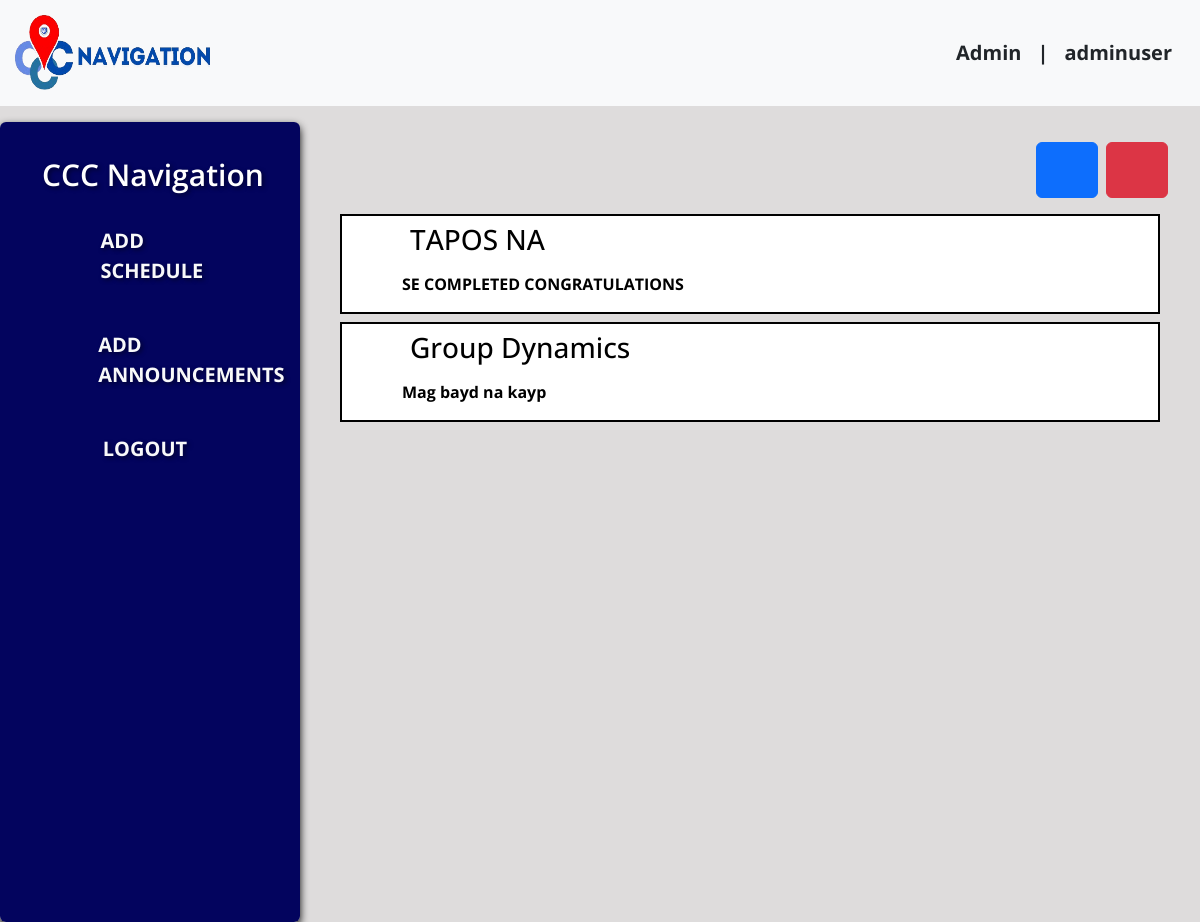
Screenshot of /teacher_dash/add_announcement.php (signed in) with the database file from the repository.
### tables this page shows
CREATE TABLE `announcements` (
  `announcement_id` int(11) NOT NULL AUTO_INCREMENT,
  `announcement` varchar(255) NOT NULL,
  `announcement_description` varchar(80) NOT NULL,
  `section` varchar(255) NOT NULL,
  PRIMARY KEY (`announcement_id`)
);

### teacher_dash/add_announcement.php (the view, shortened to what this page needs)
<?php
$username = $_SESSION['username'];
include_once 'dbcon.php';
$sql = "SELECT * FROM announcements";
$result = mysqli_query($conn, $sql);
?>
<!DOCTYPE html>
<html lang="en">
<head>
  <link href="https://cdn.jsdelivr.net/npm/bootstrap@5.3.3/dist/css/bootstrap.min.css" rel="stylesheet">
</head>
<body style="background: #dedcdc">
  <nav class="navbar navbar-expand-lg navbar-dark bg-light text-primary position-sticky">
    <div class="container-fluid">
      <div class="d-flex align-items-center">
        <a href="homepage.php" class="navbar-brand text-primary fw-bold" style="font-size: 40px; margin-right: 20px"><img src="img/cnav-logo.png" alt="Logo" class="header-logo" style="width: 200px; height: 80px; margin-right: 20px" /></a>
      </div>
      <div class="collapse navbar-collapse justify-content-end fw-bold" id="navbarSupportedContent">
        <div class="d-flex align-items-center">
          <a href="#" class="navbar-brand text-dark">Admin</a>
          <span class="navbar-brand text-dark">|</span>
          <span class="navbar-brand text-dark me-3"><?php echo htmlspecialchars($username); ?></span>
        </div>
      </div>
    </div>
  </nav>
  <div class="container-fluid mt-3">
    <div class="row">
      <div class="col-lg-3 col-md-9 mb-lg-0 mb-4 px-lg-0">
        <nav class="sidemenu navbar navbar-expand-lg rounded">
          <div class="customs container-fluid flex-lg-column align-items-stretch">
            <h4 class="navbar-brand text-center text-white mb-2" style="font-weight: 600; font-size: 30px">CCC Navigation</h4>
            <div class="collapse flex-column navbar-collapse align-items-start" id="sidemenu">
              <div class="p-1 mb-1 rounded text-white">
                <a href="dashboard.php" type="button" style="font-size: 20px" class="sidebar-link text-decoration-none fw-bold text-light p-3 align-items-center active d-flex">
                  <box-icon name="edit" type="solid" color="#ffffff" size="sm"></box-icon>
                  <span class="side-text ms-3">ADD SCHEDULE</span>
                </a>
              </div>
              <div class="p-1 mb-1 rounded text-white">
                <a href="add_announcement.php" type="button" style="font-size: 20px" class="sidebar-link text-decoration-none fw-bold text-light p-3 align-items-center active d-flex">
                  <box-icon name="megaphone" type="solid" color="#ffffff" size="sm"></box-icon>
                  <span class="side-text ms-3">ADD ANNOUNCEMENTS</span>
                </a>
              </div>
              <div class="p-1 mb-1 rounded text-white">
                <a href="logout.php" type="button" style="font-size: 20px;" class="sidebar-link text-decoration-none fw-bold text-light p-3 align-items-center active d-flex">
                  <box-icon name="exit" type="solid" color="#ffffff" size="sm"></box-icon>
                  <span class="side-text ms-3">LOGOUT</span>
                </a>
              </div>
            </div>
          </div>
        </nav>
      </div>
      <div class="col-lg-9 main-content">
        <div class="container-fluid">
          <div class="d-flex justify-content-end mb-3">
            <button type="button" class="btn btn-primary me-2" data-bs-toggle="modal" data-bs-target="#staticBackdrop">
              <box-icon name="add-to-queue" size="md"></box-icon>
            </button>
            <button type="button" class="btn btn-danger" data-bs-toggle="modal" data-bs-target="#deleteScheds">
              <box-icon name="x" size="md"></box-icon>
            </button>
          </div>
          <div class="row m-2 text-light fw-bold scrollable-dashboard">
            <?php
            if (mysqli_num_rows($result) > 0) {
              while ($row = mysqli_fetch_assoc($result)) {
                echo '<div style="color: black; background-color: white; border: 2px solid black;" class= "mb-2">';
                echo '<div style="color: black;" class="d-flex align-items-center">';
                echo '<box-icon name="megaphone" type="solid" class="me-2" size="lg"></box-icon>';
                echo '<h3 class="mb-0">' . $row["announcement"] . '</h3>';
                echo '</div>';
                echo '<div style = "color: black;" class="d-flex align-items-center mt-2 ms-5">';
                echo '<p>' . $row["announcement_description"] . '</p>';
                echo '</div>';
                echo '</div>';
              }
            } else {
              echo "0 results";
            }
            ?>
          </div>
        </div>
      </div>
    </div>
  </div>
</body>
</html>

### teacher_dash/add_announcement.php (style rules this page uses)
* { font-family: "Open Sans", sans-serif; }
.navbar-brand, .nav-link { font-size: 20px; }
.sidemenu { text-decoration: none; font-size: 30px; color: white; font-weight: 700; position: sticky; top: 0; height: 100vh; overflow-y: auto; background-color: #03045e; box-shadow: 0 4px 8px rgba(0, 0, 0, 1); text-shadow: 2px 2px 4px rgba(0, 0, 0, 0.5); padding: 30px; }
.customs { height: 100%; }
#sidemenu { padding-left: 0; }
.main-content { padding: 20px; }
.sidebar-link { justify-content: flex-start; }
.scrollable-dashboard { max-height: 600px; overflow-y: auto; }
img { width: 100%; }

### rows the page displays
announcements: announcement "TAPOS NA", announcement_description "SE COMPLETED CONGRATULATIONS"
announcements: announcement "Group Dynamics", announcement_description "Mag bayd na kayp"

### other values shown
$username "adminuser"
